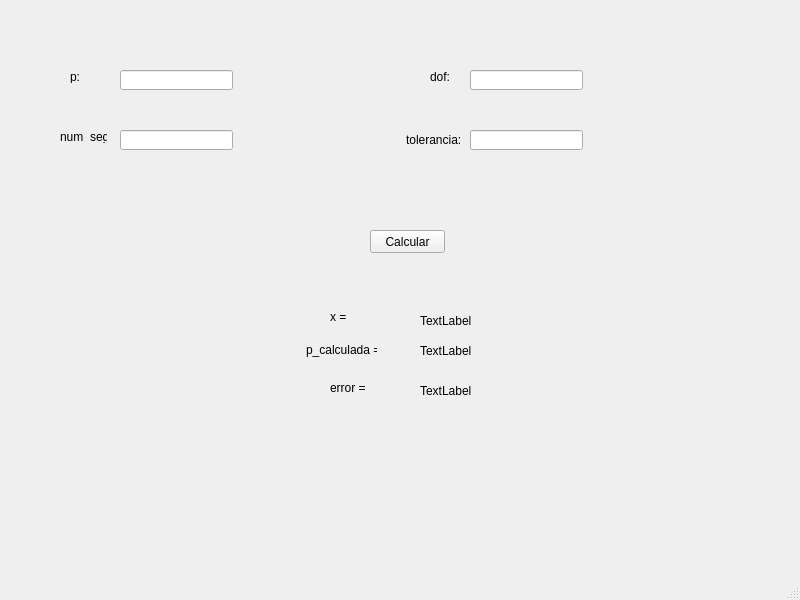
<?xml version="1.0" encoding="UTF-8"?>
<ui version="4.0">
 <class>MainWindow</class>
 <widget class="QMainWindow" name="MainWindow">
  <property name="geometry">
   <rect>
    <x>0</x>
    <y>0</y>
    <width>800</width>
    <height>600</height>
   </rect>
  </property>
  <property name="windowTitle">
   <string>MainWindow</string>
  </property>
  <widget class="QWidget" name="centralwidget">
   <widget class="QLineEdit" name="input_numseg">
    <property name="geometry">
     <rect>
      <x>120</x>
      <y>130</y>
      <width>113</width>
      <height>20</height>
     </rect>
    </property>
   </widget>
   <widget class="QLabel" name="label_dof">
    <property name="geometry">
     <rect>
      <x>430</x>
      <y>70</y>
      <width>47</width>
      <height>13</height>
     </rect>
    </property>
    <property name="text">
     <string>dof:</string>
    </property>
   </widget>
   <widget class="QLineEdit" name="input_p">
    <property name="geometry">
     <rect>
      <x>120</x>
      <y>70</y>
      <width>113</width>
      <height>20</height>
     </rect>
    </property>
   </widget>
   <widget class="QLineEdit" name="input_dof">
    <property name="geometry">
     <rect>
      <x>470</x>
      <y>70</y>
      <width>113</width>
      <height>20</height>
     </rect>
    </property>
   </widget>
   <widget class="QLabel" name="label_numseg">
    <property name="geometry">
     <rect>
      <x>60</x>
      <y>130</y>
      <width>47</width>
      <height>13</height>
     </rect>
    </property>
    <property name="text">
     <string>num_seg:</string>
    </property>
   </widget>
   <widget class="QLabel" name="label_tol">
    <property name="geometry">
     <rect>
      <x>406</x>
      <y>130</y>
      <width>61</width>
      <height>20</height>
     </rect>
    </property>
    <property name="text">
     <string>tolerancia:</string>
    </property>
   </widget>
   <widget class="QLineEdit" name="input_tol">
    <property name="geometry">
     <rect>
      <x>470</x>
      <y>130</y>
      <width>113</width>
      <height>20</height>
     </rect>
    </property>
   </widget>
   <widget class="QLabel" name="label_p">
    <property name="geometry">
     <rect>
      <x>70</x>
      <y>70</y>
      <width>47</width>
      <height>13</height>
     </rect>
    </property>
    <property name="text">
     <string>p:</string>
    </property>
   </widget>
   <widget class="QPushButton" name="boton_calcular">
    <property name="geometry">
     <rect>
      <x>370</x>
      <y>230</y>
      <width>75</width>
      <height>23</height>
     </rect>
    </property>
    <property name="text">
     <string>Calcular</string>
    </property>
   </widget>
   <widget class="QLabel" name="label_reserror">
    <property name="geometry">
     <rect>
      <x>330</x>
      <y>380</y>
      <width>61</width>
      <height>16</height>
     </rect>
    </property>
    <property name="text">
     <string>error = </string>
    </property>
   </widget>
   <widget class="QLabel" name="label_resx">
    <property name="geometry">
     <rect>
      <x>330</x>
      <y>310</y>
      <width>47</width>
      <height>13</height>
     </rect>
    </property>
    <property name="text">
     <string>x = </string>
    </property>
   </widget>
   <widget class="QLabel" name="label_x">
    <property name="geometry">
     <rect>
      <x>420</x>
      <y>310</y>
      <width>71</width>
      <height>21</height>
     </rect>
    </property>
    <property name="text">
     <string>TextLabel</string>
    </property>
   </widget>
   <widget class="QLabel" name="label_pcalc">
    <property name="geometry">
     <rect>
      <x>420</x>
      <y>340</y>
      <width>71</width>
      <height>21</height>
     </rect>
    </property>
    <property name="text">
     <string>TextLabel</string>
    </property>
   </widget>
   <widget class="QLabel" name="label_resp">
    <property name="geometry">
     <rect>
      <x>306</x>
      <y>340</y>
      <width>71</width>
      <height>20</height>
     </rect>
    </property>
    <property name="text">
     <string>p_calculada = </string>
    </property>
   </widget>
   <widget class="QLabel" name="label_error">
    <property name="geometry">
     <rect>
      <x>420</x>
      <y>380</y>
      <width>71</width>
      <height>21</height>
     </rect>
    </property>
    <property name="text">
     <string>TextLabel</string>
    </property>
   </widget>
  </widget>
  <widget class="QMenuBar" name="menubar">
   <property name="geometry">
    <rect>
     <x>0</x>
     <y>0</y>
     <width>800</width>
     <height>21</height>
    </rect>
   </property>
  </widget>
  <widget class="QStatusBar" name="statusbar"/>
 </widget>
 <resources/>
 <connections/>
</ui>
